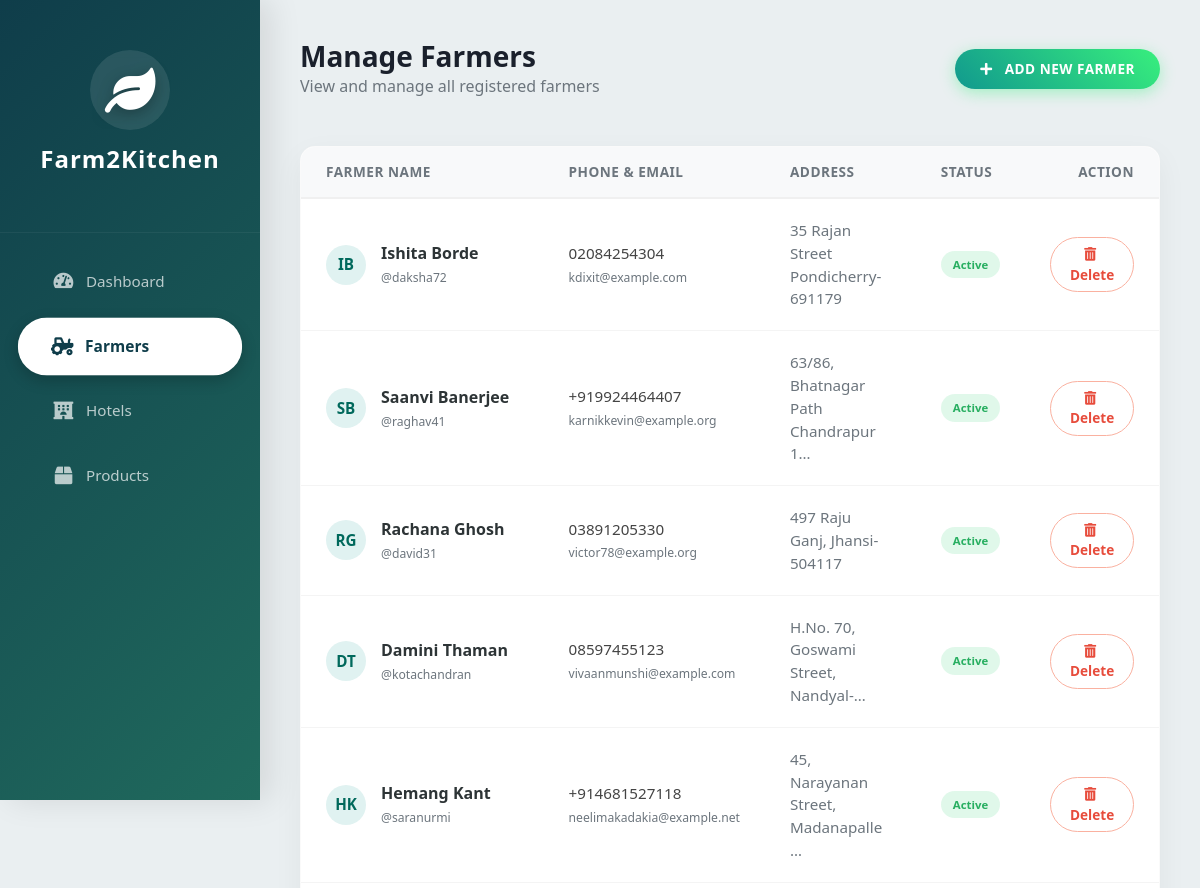
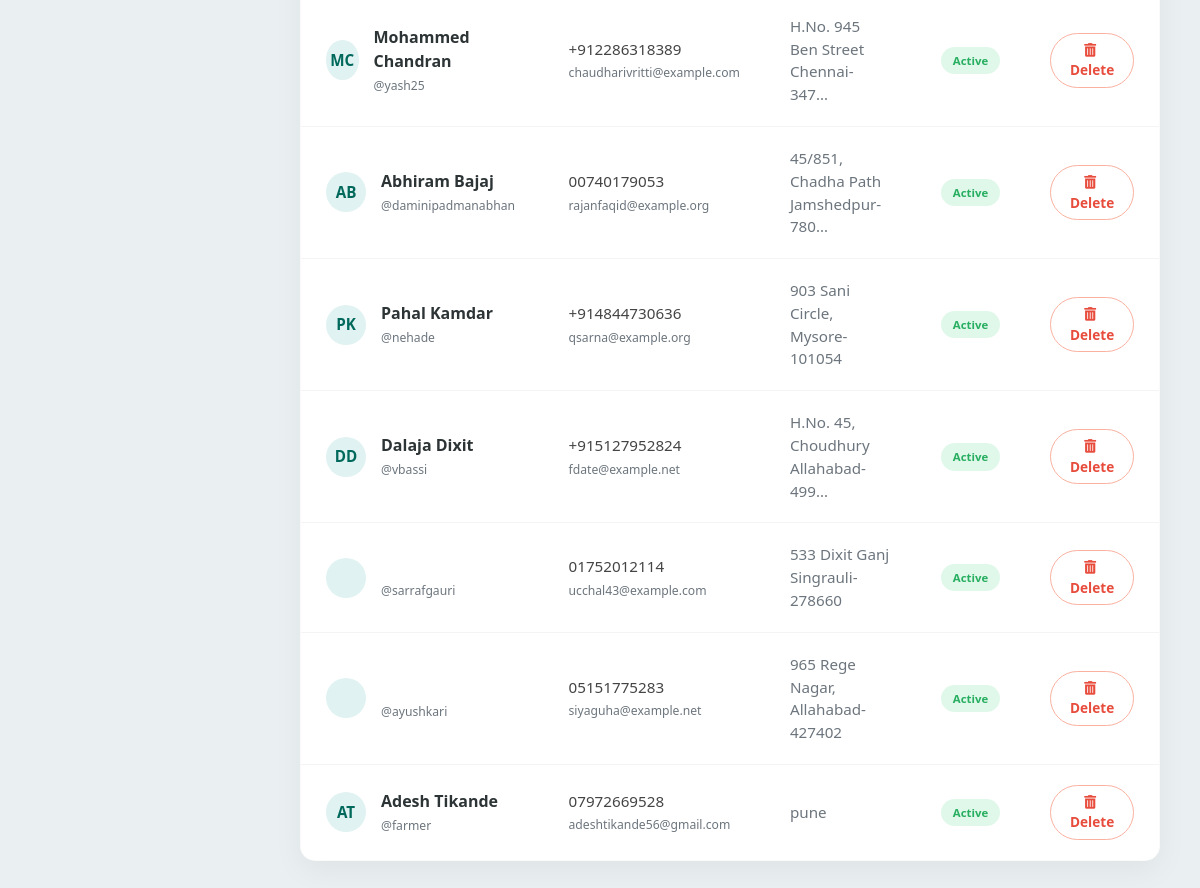
The page /farmers/ on the database its author committed (2 pictures, top to bottom).
### dashboard/models.py (models this page shows, shortened)
class Profile(models.Model):
    ROLE_CHOICES = (('farmer', 'Farmer'), ('hotel', 'Hotel'), ('admin', 'Admin'))
    user = models.OneToOneField(User, on_delete=models.CASCADE)
    role = models.CharField(max_length=10, choices=ROLE_CHOICES)
    phone = models.CharField(max_length=15)
    address = models.TextField(blank=True)
    is_approved = models.BooleanField(default=False) # Admin must approve them

### dashboard/views.py (the view)
# urls.py: path('farmers/', views.manage_farmers, name='manage_farmers'),  # <--- CHECK THIS LINE
def manage_farmers(request):
    farmers = Profile.objects.filter(role__iexact='farmer')
    return render(request, 'dashboard/manage_farmers.html', {'farmers': farmers})

### dashboard/templates/dashboard/manage_farmers.html (shortened to what this page needs)
<!DOCTYPE html>
<html lang="en">
<head>
    <link rel="stylesheet" href="https://stackpath.bootstrapcdn.com/bootstrap/4.5.2/css/bootstrap.min.css">
    <link rel="stylesheet" href="https://cdnjs.cloudflare.com/ajax/libs/font-awesome/5.15.4/css/all.min.css">
</head>
<body>
    <div class="sidebar">
        <div class="brand-logo">
            <div class="logo-icon"><i class="fas fa-leaf"></i></div>
            <h4 style="font-weight: 700; letter-spacing: 1px;">Farm2Kitchen</h4>
        </div>
        <a href="{% url 'admin_dashboard' %}" class="{% if request.resolver_match.url_name == 'admin_dashboard' %}active{% endif %}">
            <i class="fas fa-tachometer-alt"></i> Dashboard
        </a>
        <a href="{% url 'manage_farmers' %}" class="{% if request.resolver_match.url_name == 'manage_farmers' %}active{% endif %}">
            <i class="fas fa-tractor"></i> Farmers
        </a>
        <a href="{% url 'manage_hotels' %}" class="{% if request.resolver_match.url_name == 'manage_hotels' %}active{% endif %}">
            <i class="fas fa-hotel"></i> Hotels
        </a>
        <a href="{% url 'manage_products' %}" class="{% if request.resolver_match.url_name == 'manage_products' %}active{% endif %}">
            <i class="fas fa-box"></i> Products
        </a>
    </div>
    <div class="main-content">
        <div class="d-flex justify-content-between align-items-center mb-5">
            <div>
                <h3 style="font-weight: 800; color: #1a202c; margin:0;">Manage Farmers</h3>
                <p class="text-muted m-0">View and manage all registered farmers</p>
            </div>
            <a href="{% url 'add_farmer' %}" class="btn btn-add-new">
                <i class="fas fa-plus mr-2"></i> Add New Farmer
            </a>
        </div>
        <div class="table-container">
            <table class="table table-hover mb-0">
                <thead>
                    <tr>
                        <th>Farmer Name</th>
                        <th>Phone & Email</th>
                        <th>Address</th>
                        <th>Status</th>
                        <th class="text-right">Action</th>
                    </tr>
                </thead>
                <tbody>
                    {% for farmer in farmers %}
                    <tr>
                        <td>
                            <div class="d-flex align-items-center">
                                <div style="width: 40px; height: 40px; background: #e0f2f1; color: #00695c; border-radius: 50%; display: flex; align-items: center; justify-content: center; font-weight: bold; margin-right: 15px;">
                                    {{ farmer.user.first_name|first }}{{ farmer.user.last_name|first }}
                                </div>
                                <div>
                                    <strong style="color: #2d3436; font-size: 1rem;">{{ farmer.user.first_name }} {{ farmer.user.last_name }}</strong><br>
                                    <small class="text-muted">@{{ farmer.user.username }}</small>
                                </div>
                            </div>
                        </td>
                        <td>
                            <span style="font-weight: 500;">{{ farmer.phone }}</span><br>
                            <small class="text-muted">{{ farmer.user.email }}</small>
                        </td>
                        <td style="max-width: 250px;">
                            <span class="text-secondary">{{ farmer.address|truncatechars:35 }}</span>
                        </td>
                        <td>
                            {% if farmer.is_approved %}
                                <span class="badge badge-pill badge-success">Active</span>
                            {% else %}
                                <span class="badge badge-pill badge-warning">Pending</span>
                            {% endif %}
                        </td>
                        <td class="text-right">
                            <a href="{% url 'delete_user' farmer.user.id %}"
                               class="btn btn-delete"
                               onclick="return confirm('Delete this Farmer account?');">
                                <i class="fas fa-trash-alt mr-1"></i> Delete
                            </a>
                        </td>
                    </tr>
                    {% empty %}
                    <tr><td colspan="5" class="text-center py-5 text-muted">No farmers found in the database.</td></tr>
                    {% endfor %}
                </tbody>
            </table>
        </div>
    </div>
</body>
</html>

### dashboard/templates/dashboard/manage_farmers.html (style rules this page uses)
:root { --primary-green: #2ecc71; --dark-green: #27ae60; --sidebar-width: 260px; --sidebar-gradient: linear-gradient(135deg, #0f3d4a 0%, #206a5d 100%); --bg-light: #eaeff1; --card-radius: 20px; --btn-radius: 50px; }
body { background-color: var(--bg-light); font-family: 'Segoe UI', Roboto, sans-serif; color: #444; overflow-x: hidden; }
.sidebar { height: 100vh; width: var(--sidebar-width); position: fixed; top: 0; left: 0; background: var(--sidebar-gradient); color: white; box-shadow: 10px 0 30px rgba(0,0,0,0.1); z-index: 1000; padding-top: 20px; }
.brand-logo { text-align: center; padding: 30px 20px 50px 20px; border-bottom: 1px solid rgba(255,255,255,0.05); margin-bottom: 20px; }
.logo-icon { font-size: 45px; color: #fff; margin-bottom: 10px; text-shadow: 0 4px 15px rgba(0,0,0,0.3); background: rgba(255,255,255,0.1); width: 80px; height: 80px; line-height: 80px; border-radius: 50%; margin: 0 auto 15px auto; backdrop-filter: blur(5px); }
.sidebar a { padding: 16px 30px; display: flex; align-items: center; color: rgba(255,255,255,0.7); text-decoration: none; transition: all 0.3s cubic-bezier(0.25, 0.8, 0.25, 1); margin: 8px 20px; border-radius: var(--btn-radius); font-size: 0.95rem; font-weight: 500; border: 1px solid transparent; }
.sidebar a.active { background: #ffffff; color: #0f3d4a; font-weight: 700; box-shadow: 0 5px 15px rgba(0,0,0,0.2); transform: scale(1.02); }
.sidebar a i { width: 25px; text-align: center; margin-right: 10px; font-size: 1.1rem; }
.main-content { margin-left: var(--sidebar-width); padding: 40px; }
.table-container { background: white; padding: 0; border-radius: 15px; box-shadow: 0 10px 30px rgba(0,0,0,0.05); overflow: hidden; border: 1px solid rgba(0,0,0,0.02); }
.table thead th { border-top: none; border-bottom: 2px solid #f0f0f0; background-color: #f8f9fa; color: #6c757d; font-weight: 700; text-transform: uppercase; font-size: 0.85rem; letter-spacing: 0.5px; padding: 15px 25px; }
.table tbody td { vertical-align: middle; padding: 20px 25px; color: #444; border-top: 1px solid #f4f4f4; font-size: 0.95rem; }
.table-hover tbody tr { transition: background-color 0.2s, transform 0.2s; }
.btn-add-new { background: linear-gradient(45deg, #11998e, #38ef7d); color: white !important; border: none; padding: 10px 25px; border-radius: var(--btn-radius); box-shadow: 0 4px 15px rgba(56, 239, 125, 0.4); font-weight: 600; transition: all 0.3s ease; text-transform: uppercase; font-size: 0.85rem; letter-spacing: 0.5px; }
.btn-delete { background: #fff; color: #e74c3c; border: 1px solid #fab1a0; padding: 6px 18px; border-radius: var(--btn-radius); font-size: 0.85rem; font-weight: 600; transition: all 0.3s; }
.badge-pill { padding: 8px 12px; font-weight: 600; }
.badge-success { background-color: rgba(46, 204, 113, 0.15); color: #27ae60; }

### rows shown on the page
Profile: user.first_name|first "I", user.last_name|first "B", user.first_name "Ishita", user.last_name "Borde", user.username "daksha72", phone "02084254304", user.email "kdixit@example.com", address "35 Rajan Street Pondicherry-691179", is_approved "Active"
Profile: user.first_name|first "S", user.last_name|first "B", user.first_name "Saanvi", user.last_name "Banerjee", user.username "raghav41", phone "+919924464407", user.email "karnikkevin@example.org", address "63/86, Bhatnagar Path Chandrapur 1…", is_approved "Active"
Profile: user.first_name|first "R", user.last_name|first "G", user.first_name "Rachana", user.last_name "Ghosh", user.username "david31", phone "03891205330", user.email "victor78@example.org", address "497 Raju Ganj, Jhansi-504117", is_approved "Active"
Profile: user.first_name|first "D", user.last_name|first "T", user.first_name "Damini", user.last_name "Thaman", user.username "kotachandran", phone "08597455123", user.email "vivaanmunshi@example.com", address "H.No. 70, Goswami Street, Nandyal-…", is_approved "Active"
Profile: user.first_name|first "H", user.last_name|first "K", user.first_name "Hemang", user.last_name "Kant", user.username "saranurmi", phone "+914681527118", user.email "neelimakadakia@example.net", address "45, Narayanan Street, Madanapalle …", is_approved "Active"
Profile: user.first_name|first "M", user.last_name|first "C", user.first_name "Mohammed", user.last_name "Chandran", user.username "yash25", phone "+912286318389", user.email "chaudharivritti@example.com", address "H.No. 945 Ben Street Chennai-347…", is_approved "Active"
Profile: user.first_name|first "A", user.last_name|first "B", user.first_name "Abhiram", user.last_name "Bajaj", user.username "daminipadmanabhan", phone "00740179053", user.email "rajanfaqid@example.org", address "45/851, Chadha Path Jamshedpur-780…", is_approved "Active"
Profile: user.first_name|first "P", user.last_name|first "K", user.first_name "Pahal", user.last_name "Kamdar", user.username "nehade", phone "+914844730636", user.email "qsarna@example.org", address "903 Sani Circle, Mysore-101054", is_approved "Active"
Profile: user.first_name|first "D", user.last_name|first "D", user.first_name "Dalaja", user.last_name "Dixit", user.username "vbassi", phone "+915127952824", user.email "fdate@example.net", address "H.No. 45, Choudhury Allahabad-499…", is_approved "Active"
Profile: user.username "sarrafgauri", phone "01752012114", user.email "ucchal43@example.com", address "533 Dixit Ganj Singrauli-278660", is_approved "Active"
Profile: user.username "ayushkari", phone "05151775283", user.email "siyaguha@example.net", address "965 Rege Nagar, Allahabad-427402", is_approved "Active"
Profile: user.first_name|first "A", user.last_name|first "T", user.first_name "Adesh", user.last_name "Tikande", user.username "farmer", phone "07972669528", user.email "adeshtikande56@gmail.com", address "pune", is_approved "Active"
